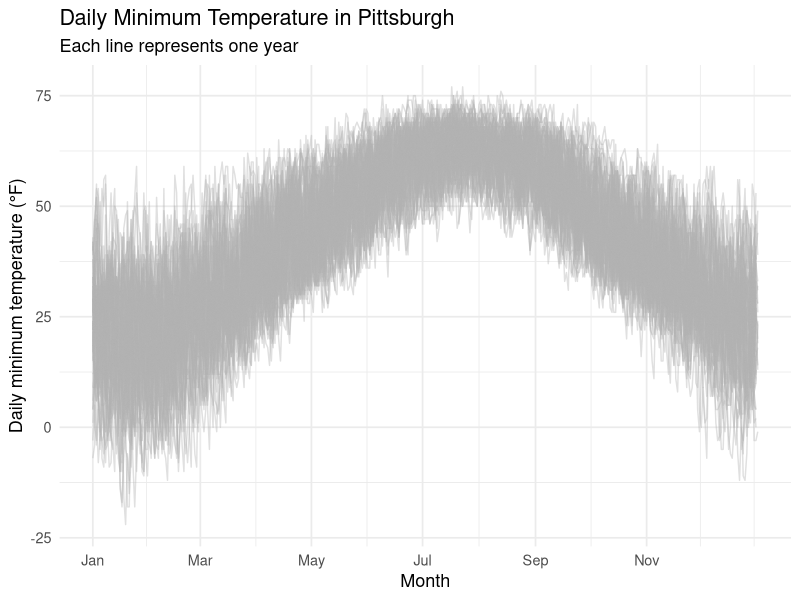
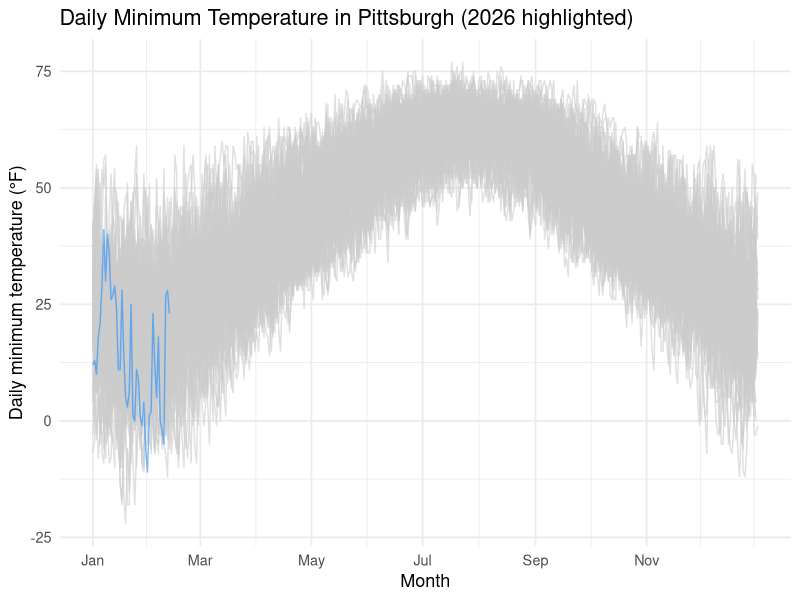
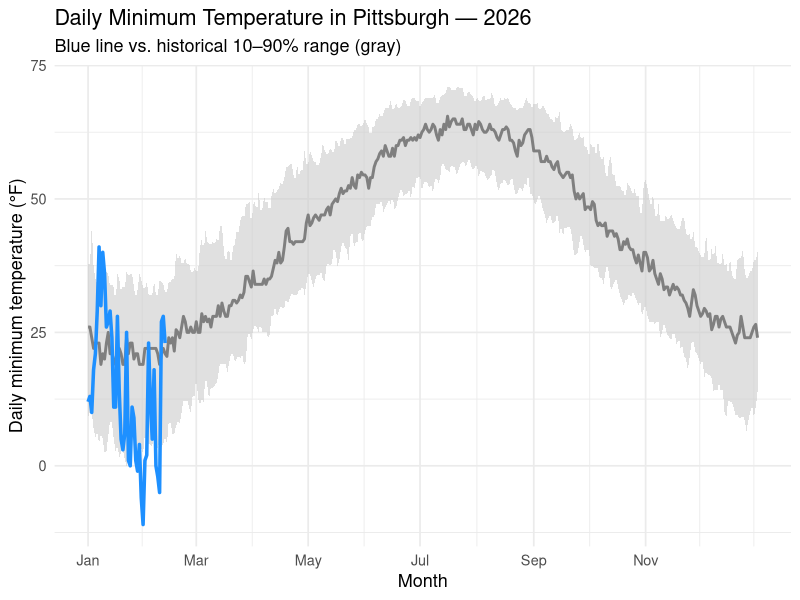
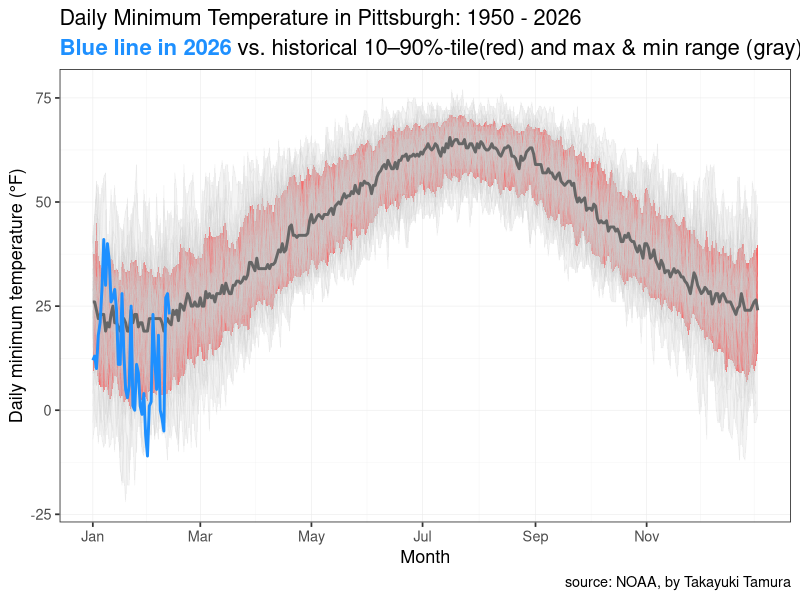
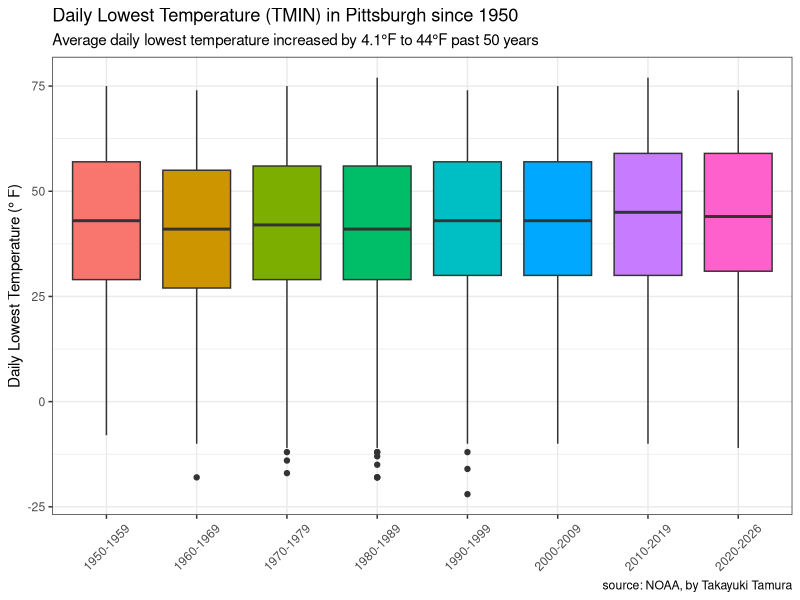
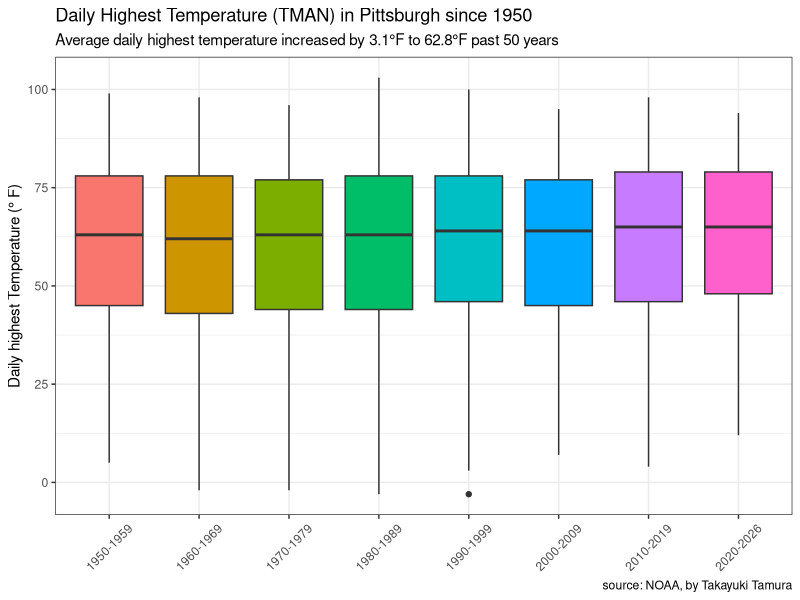

Source code (R) for these figures, in order:
library(tidyverse)
library(lubridate)
library(glue)
library(ggtext)

setwd("/Users/takayukitamura/Documents/R_Computing/pittsburgh_climate_r")

# -----------------------------
# 1) Read data
# -----------------------------

# pit <- read_csv("pit.csv")
# # 
# updates <- read_csv("/Users/takayukitamura/Desktop/4216292.csv") %>%
#   filter(DATE >= "2026-01-26")
# # 
# pit <- rbind(pit, updates)
# # 
# write_csv(pit, "pit.csv")

pittsburgh <- read_csv("pit.csv") %>% 
  rename_all(tolower)

highlight_year <- 2026

tmin_ds <- pittsburgh %>% 
  mutate(date = ymd(date)) %>%
  select(date, tmin) %>%
  drop_na(date, tmin) %>% 
  mutate(
    year = year(date),
    doy = yday(date)
  ) %>% 
  filter(!(month(date) == 2 & day(date) == 29))

# Plot: all years (thin gray lines)
tmin_ds %>%
  ggplot(aes(x = doy, y = tmin, group = year)) +
  geom_line(color = "gray70", alpha = 0.4) +
  scale_x_continuous(
    breaks = yday(ymd(paste0("2001-", c("01-01","03-01","05-01","07-01","09-01","11-01")))),
    labels = c("Jan","Mar","May","Jul","Sep","Nov")
  ) +
  labs(
    x = "Month",
    y = "Daily minimum temperature (°F)",
    title = "Daily Minimum Temperature in Pittsburgh",
    subtitle = "Each line represents one year"
  ) +
  theme_minimal(base_size = 13)

# highlight a specific year(2026)
tmin_ds %>%
  mutate(is_highlight = year == highlight_year) %>%
  ggplot(aes(x = doy, y = tmin, group = year, color = is_highlight)) +
  geom_line(alpha = 0.6) +
  scale_color_manual(values = c("TRUE" = "dodgerblue", "FALSE" = "gray80")) +
  scale_x_continuous(
    breaks = yday(ymd(paste0("2001-", c("01-01","03-01","05-01","07-01","09-01","11-01")))),
    labels = c("Jan","Mar","May","Jul","Sep","Nov")
  ) +
  labs(
    x = "Month",
    y = "Daily minimum temperature (°F)",
    title = glue::glue("Daily Minimum Temperature in Pittsburgh ({highlight_year} highlighted)")
  ) +
  theme_minimal(base_size = 13) +
  theme(legend.position = "none")

# Plot with histrical band + a specific year (2026)
tmin_band <- tmin_ds %>%
  group_by(doy) %>%
  summarise(
    p10 = quantile(tmin, 0.10),
    p50 = quantile(tmin, 0.50),
    p90 = quantile(tmin, 0.90),
    .groups = "drop"
  )

tmin_ds %>%
  filter(year == highlight_year) %>%
  ggplot() +
  geom_ribbon(
    data = tmin_band,
    aes(x = doy, ymin = p10, ymax = p90),
    fill = "gray80",
    alpha = 0.6
  ) +
  geom_line(
    data = tmin_band,
    aes(x = doy, y = p50),
    color = "gray50",
    linewidth = 1
  ) +
  geom_line(
    aes(x = doy, y = tmin),
    color = "dodgerblue",
    linewidth = 1.2
  ) +
  scale_x_continuous(
    breaks = yday(ymd(paste0("2001-", c("01-01","03-01","05-01","07-01","09-01","11-01")))),
    labels = c("Jan","Mar","May","Jul","Sep","Nov")
  ) +
  labs(
    x = "Month",
    y = "Daily minimum temperature (°F)",
    title = glue::glue("Daily Minimum Temperature in Pittsburgh — {highlight_year}"),
    subtitle = "Blue line vs. historical 10–90% range (gray)"
  ) +
  theme_minimal(base_size = 13)

# prep data
tmin_ds <- pittsburgh %>% 
  mutate(date = ymd(date)) %>%
  select(date, tmin) %>%
  drop_na(date, tmin) %>% 
  mutate(
    year = year(date),
    doy = yday(date)
  ) %>% 
  filter(!(month(date) == 2 & day(date) == 29))

# historical band by day-of-year
tmin_band <- tmin_ds %>% 
  group_by(doy) %>% 
  summarise(
    p10 = quantile(tmin, 0.10, na.rm = T),
    p50 = quantile(tmin, 0.50, na.rm = T),
    p90 = quantile(tmin, 0.90, na.rm = T),
    min = min(tmin, na.rm = T),
    max = max(tmin, na.rm = T),
    .groups = "drop"
  )

# standard deviation
tmin_st <- tmin_ds %>% 
  group_by(doy) %>% 
  summarise(
    tmin_mean = mean(tmin, na.rm = T),
    tmin_median = median(tmin, na.rm = T),
    tmin_sd = sd(tmin, na.rm = T),
    "mean+sd" = tmin_mean + tmin_sd,
    "mean+2sd" = tmin_mean + 2*tmin_sd,
    "mean-sd" = tmin_mean - tmin_sd,
    "mean-2*sd" = tmin_mean - 2*tmin_sd,
    .groups = "drop"
  )

# plot
tmin_ds %>%
  # filter(year == highlight_year) %>%
  ggplot() +
  geom_ribbon(
    data = tmin_band,
    aes(x = doy, ymin = min, ymax = max),
    fill = "gray90",
    alpha = 0.4
  ) +
  geom_ribbon(
    data = tmin_band,
    aes(x = doy, ymin = p10, ymax = p90),
    fill = "red",
    alpha = 0.6
  ) +
  geom_line(
    data = tmin_ds,
    aes(x = doy, y = tmin, group = year),
    color = "gray80",
    linewidth = 0.25,
    alpha = 0.25
  ) +
  geom_line(
    data = tmin_band,
    aes(x = doy, y = p50),
    color = "gray40",
    linewidth = 1
  ) +
  geom_line(
    data = tmin_ds %>% filter(year == highlight_year),
    aes(x = doy, y = tmin),
    color = "dodgerblue",
    linewidth = 1.0
  ) +
  scale_x_continuous(
    breaks = yday(ymd(paste0("2001-", c("01-01","03-01","05-01","07-01","09-01","11-01")))),
    labels = c("Jan","Mar","May","Jul","Sep","Nov")
  ) +
  labs(
    x = "Month",
    y = "Daily minimum temperature (°F)",
    title = glue::glue("Daily Minimum Temperature in Pittsburgh: 1950 - {highlight_year}"),
    subtitle = "**<span style='color:dodgerblue'>Blue line in 2026**</span> vs. historical 10–90%-tile(red) and max & min range (gray)",
    caption = "source: NOAA, by Takayuki Tamura"
  ) +
  theme_bw(base_size = 13) +
  theme(
    plot.subtitle = element_markdown(size = 16),
    panel.grid.major = element_line(linewidth = 0.2),
    panel.grid.minor = element_line(linewidth = 0.1)
  )


tmin_ds$period <- cut(tmin_ds$year,
                      breaks = c(1949, 1959, 1969, 1979, 1989, 1999, 2009, 2019, 2027),
                      labels = c("1950-1959", "1960-1969", "1970-1979", "1980-1989", "1990-1999", "2000-2009", "2010-2019", "2020-2026"))

tmin_ds %>% 
  group_by(period) %>% 
  mutate(mean_tmin = mean(tmin, na_rm = T)) %>% 
  slice_head(n = 1)

tmin_ds %>% 
  drop_na(period) %>%
  ggplot(aes(x = period, y = tmin, fill = period)) +
  geom_boxplot(show.legend = F) +
  labs(x = NULL,
       y = 'Daily Lowest Temperature (\u00B0 F)',
       title = "Daily Lowest Temperature (TMIN) in Pittsburgh since 1950",
       subtitle = "Average daily lowest temperature increased by 4.1\u00B0F to 44\u00B0F past 50 years",
       caption = "source: NOAA, by Takayuki Tamura") +
  theme_bw() +
  theme(
    axis.text.x = element_text(angle = 45, vjust = 0.5)
  )

tmax_ds <- pittsburgh %>% 
  mutate(date = ymd(date)) %>%
  select(date, tmax) %>%
  drop_na(date, tmax) %>% 
  mutate(
    year = year(date),
    doy = yday(date)
  ) %>% 
  filter(!(month(date) == 2 & day(date) == 29))

tmax_ds$period <- cut(tmax_ds$year,
                      breaks = c(1949, 1959, 1969, 1979, 1989, 1999, 2009, 2019, 2027),
                      labels = c("1950-1959", "1960-1969", "1970-1979", "1980-1989", "1990-1999", "2000-2009", "2010-2019", "2020-2026"))
tmax_ds %>% 
  group_by(period) %>% 
  mutate(mean_tmax = mean(tmax, na_rm = T)) %>% 
  slice_head(n = 1)
  
tmax_ds %>% 
  drop_na(period) %>%
  ggplot(aes(x = period, y = tmax, fill = period)) +
  geom_boxplot(show.legend = F) +
  labs(x = NULL,
       y = 'Daily highest Temperature (\u00B0 F)',
       title = "Daily Highest Temperature (TMAN) in Pittsburgh since 1950",
       subtitle = "Average daily highest temperature increased by 3.1\u00B0F to 62.8\u00B0F past 50 years",
       caption = "source: NOAA, by Takayuki Tamura") +
  theme_bw() +
  theme(
    axis.text.x = element_text(angle = 45, vjust = 0.5)
  )
